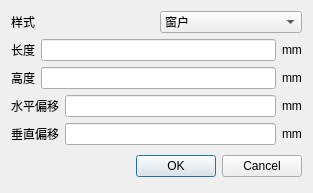
<?xml version="1.0" encoding="UTF-8"?>
<ui version="4.0">
 <class>isubsur</class>
 <widget class="QDialog" name="isubsur">
  <property name="geometry">
   <rect>
    <x>0</x>
    <y>0</y>
    <width>313</width>
    <height>193</height>
   </rect>
  </property>
  <property name="windowTitle">
   <string>Dialog</string>
  </property>
  <layout class="QVBoxLayout" name="verticalLayout_2">
   <item>
    <layout class="QVBoxLayout" name="verticalLayout">
     <item>
      <layout class="QHBoxLayout" name="horizontalLayout_5">
       <item>
        <widget class="QLabel" name="label_5">
         <property name="text">
          <string>样式</string>
         </property>
        </widget>
       </item>
       <item>
        <widget class="QComboBox" name="comboBox">
         <item>
          <property name="text">
           <string>窗户</string>
          </property>
         </item>
         <item>
          <property name="text">
           <string>洞</string>
          </property>
         </item>
         <item>
          <property name="text">
           <string>镶板</string>
          </property>
         </item>
         <item>
          <property name="text">
           <string>门</string>
          </property>
         </item>
        </widget>
       </item>
      </layout>
     </item>
     <item>
      <layout class="QHBoxLayout" name="horizontalLayout">
       <item>
        <widget class="QLabel" name="label">
         <property name="text">
          <string>长度</string>
         </property>
        </widget>
       </item>
       <item>
        <widget class="QLineEdit" name="length"/>
       </item>
       <item>
        <widget class="QLabel" name="label_6">
         <property name="text">
          <string>mm</string>
         </property>
        </widget>
       </item>
      </layout>
     </item>
     <item>
      <layout class="QHBoxLayout" name="horizontalLayout_2">
       <item>
        <widget class="QLabel" name="label_2">
         <property name="text">
          <string>高度</string>
         </property>
        </widget>
       </item>
       <item>
        <widget class="QLineEdit" name="height"/>
       </item>
       <item>
        <widget class="QLabel" name="label_7">
         <property name="text">
          <string>mm</string>
         </property>
        </widget>
       </item>
      </layout>
     </item>
     <item>
      <layout class="QHBoxLayout" name="horizontalLayout_3">
       <item>
        <widget class="QLabel" name="label_3">
         <property name="text">
          <string>水平偏移</string>
         </property>
        </widget>
       </item>
       <item>
        <widget class="QLineEdit" name="horizon"/>
       </item>
       <item>
        <widget class="QLabel" name="label_8">
         <property name="text">
          <string>mm</string>
         </property>
        </widget>
       </item>
      </layout>
     </item>
     <item>
      <layout class="QHBoxLayout" name="horizontalLayout_4">
       <item>
        <widget class="QLabel" name="label_4">
         <property name="text">
          <string>垂直偏移</string>
         </property>
        </widget>
       </item>
       <item>
        <widget class="QLineEdit" name="vertical"/>
       </item>
       <item>
        <widget class="QLabel" name="label_9">
         <property name="text">
          <string>mm</string>
         </property>
        </widget>
       </item>
      </layout>
     </item>
    </layout>
   </item>
   <item>
    <layout class="QHBoxLayout">
     <property name="spacing">
      <number>6</number>
     </property>
     <property name="leftMargin">
      <number>0</number>
     </property>
     <property name="topMargin">
      <number>0</number>
     </property>
     <property name="rightMargin">
      <number>0</number>
     </property>
     <property name="bottomMargin">
      <number>0</number>
     </property>
     <item>
      <spacer>
       <property name="orientation">
        <enum>Qt::Horizontal</enum>
       </property>
       <property name="sizeHint" stdset="0">
        <size>
         <width>131</width>
         <height>31</height>
        </size>
       </property>
      </spacer>
     </item>
     <item>
      <widget class="QPushButton" name="okButton">
       <property name="text">
        <string>OK</string>
       </property>
      </widget>
     </item>
     <item>
      <widget class="QPushButton" name="cancelButton">
       <property name="text">
        <string>Cancel</string>
       </property>
      </widget>
     </item>
    </layout>
   </item>
  </layout>
 </widget>
 <resources/>
 <connections>
  <connection>
   <sender>okButton</sender>
   <signal>clicked()</signal>
   <receiver>isubsur</receiver>
   <slot>accept()</slot>
   <hints>
    <hint type="sourcelabel">
     <x>278</x>
     <y>253</y>
    </hint>
    <hint type="destinationlabel">
     <x>96</x>
     <y>254</y>
    </hint>
   </hints>
  </connection>
  <connection>
   <sender>cancelButton</sender>
   <signal>clicked()</signal>
   <receiver>isubsur</receiver>
   <slot>reject()</slot>
   <hints>
    <hint type="sourcelabel">
     <x>369</x>
     <y>253</y>
    </hint>
    <hint type="destinationlabel">
     <x>179</x>
     <y>282</y>
    </hint>
   </hints>
  </connection>
 </connections>
</ui>
